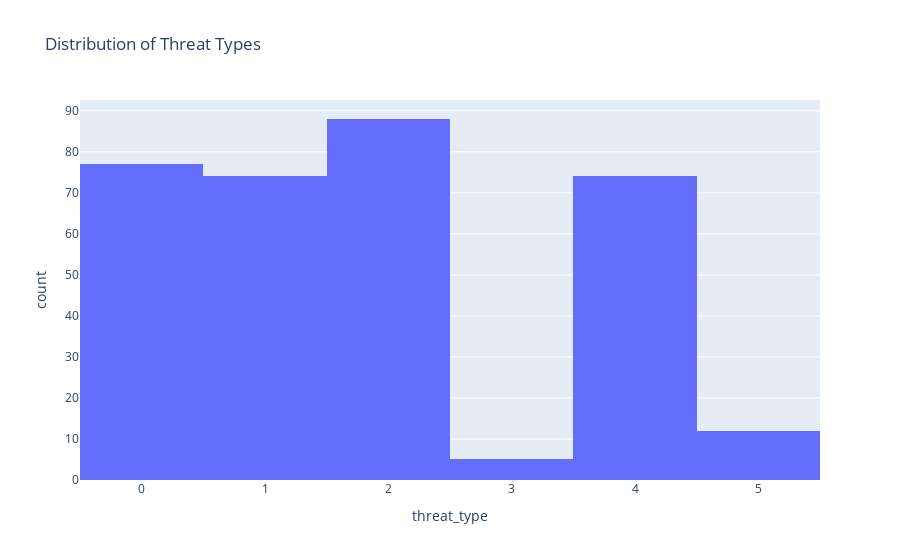

Source (notebook cell):
### Code cell
import plotly.express as px

# For threats
fig = px.histogram(cyber_df, x='threat_type', title='Distribution of Threat Types')
fig.show()

### Figure 1 — Plotly figure (JSON) as saved in the notebook; plotly's stock layout.template omitted (floating-point values rounded to 4 significant figures; data arrays with more than 128 entries replaced by an {"elided": "..."} marker saying what was removed)
{"data": [{"bingroup": "x", "hovertemplate": "threat_type=%{x}<br>count=%{y}<extra></extra>", "legendgroup": "", "marker": {"color": "#636efa", "pattern": {"shape": ""}}, "name": "", "orientation": "v", "showlegend": false, "type": "histogram", "x": {"elided": "330 int values"}, "xaxis": "x", "yaxis": "y"}], "layout": {"barmode": "relative", "legend": {"tracegroupgap": 0}, "title": {"text": "Distribution of Threat Types"}, "xaxis": {"anchor": "y", "domain": [0, 1], "title": {"text": "threat_type"}}, "yaxis": {"anchor": "x", "domain": [0, 1], "title": {"text": "count"}}}}
